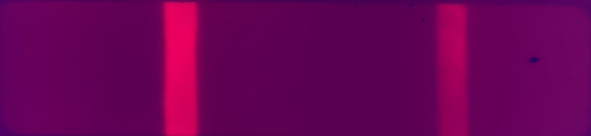
#> input picture IFIR-LAMP/src/cache/dev.png, 591 x 136 px
$ python -i ImgUtils.py   (imports and definitions only)
#> lines starting #> are read from the running program, lines starting #| are printed output that depends on the picture
#> further down, picture is the input picture: shape (136, 591, 3); mean B, G, R 86.9, 0.6, 106.4
# -*- coding: utf-8 -*-
import time

import cv2 as cv
import numpy as np
from PyQt5.QtWidgets import QLabel
from PyQt5.QtGui import QImage, QPixmap
import os
from matplotlib.ticker import MultipleLocator
from matplotlib.collections import PolyCollection
import matplotlib.cm as cm
os.environ['MPLCONFIGDIR'] = os.getcwd() + "/configs/"
import matplotlib.pyplot as plt
import matplotlib as mpl
import matplotlib.lines as mlines
# from scipy.signal import savgol_filter
from scipy.signal import find_peaks_cwt
from scipy import signal
import pandas as pd

class Peak:
    """
        峰值的信息
        @param index    峰值的位置
        @param left     峰的起始点
        @param right    峰的结束位置
        @param width    峰的宽度
        @param height   峰的高度
    """
    # [744 lines left out: functions __init__, __repr__, liveRGBImg, liveGrayImg, normalize, adjust_lightness and 16 more, not called in this run]


# 伽马变换
def gamma(image):
    fgamma = 1.75
    image_gamma = np.uint8(np.power((np.array(image) / 255.0), fgamma) * 255.0)
    cv.normalize(image_gamma, image_gamma, 0, 255, cv.NORM_MINMAX)
    cv.convertScaleAbs(image_gamma, image_gamma)
    return image_gamma


# 限制对比度自适应直方图均衡化CLAHE结合Gamma矫正
def clahe_gamma(image):
    b, g, r = cv.split(image)
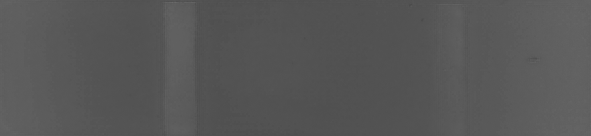
#> b: shape (136, 591); min 75, max 106, mean 86.9
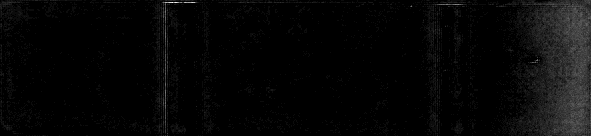
#> g: shape (136, 591); min 0, max 21, mean 0.6; drawn with min black and max white
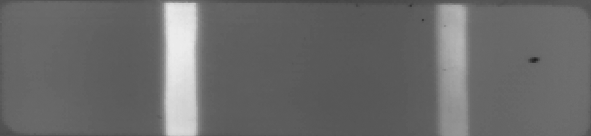
#> r: shape (136, 591); min 32, max 237, mean 106.4
    clahe = cv.createCLAHE(clipLimit=5, tileGridSize=(6, 6))
    #b = clahe.apply(b)
    #g = clahe.apply(g)
    #r = clahe.apply(r)
    r_gamma = gamma(r)
#> in gamma, `image_gamma = np.uint8(np.power((np.array(image) / 255.0), fgamma) * 2..`:
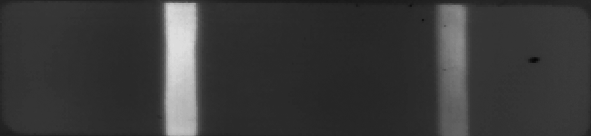
#> image_gamma: shape (136, 591); min 6, max 224, mean 57.5
#> in gamma, `cv.normalize(image_gamma, image_gamma, 0, 255, cv.NORM_MINMAX)`:
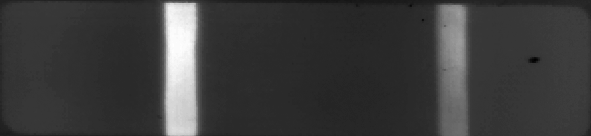
#> image_gamma: shape (136, 591); min 0, max 255, mean 60.2
    image_clahe_gamma = cv.merge([b, g, r_gamma])
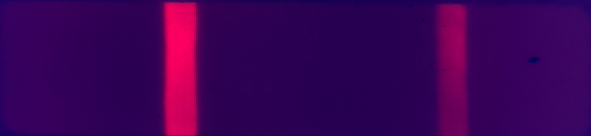
#> image_clahe_gamma: shape (136, 591, 3); mean B, G, R 86.9, 0.6, 60.2

    return image_clahe_gamma


# [45 lines left out: functions hist, laplacian, salt_pepper_noise, boSong_nosie, generate_periodic_noise, not called in this run]

class ImageProcessor:
    def __init__(self, minBackgroundVal, minPeakHeight):
        self.__minBackgroundVal = minBackgroundVal
        self.__minPeakHeight = minPeakHeight

# [70 lines not run here, left out]

>>> import cv2
>>> picture = cv2.imread('../../IFIR-LAMP/src/cache/dev.png')
>>> result = clahe_gamma(picture)
